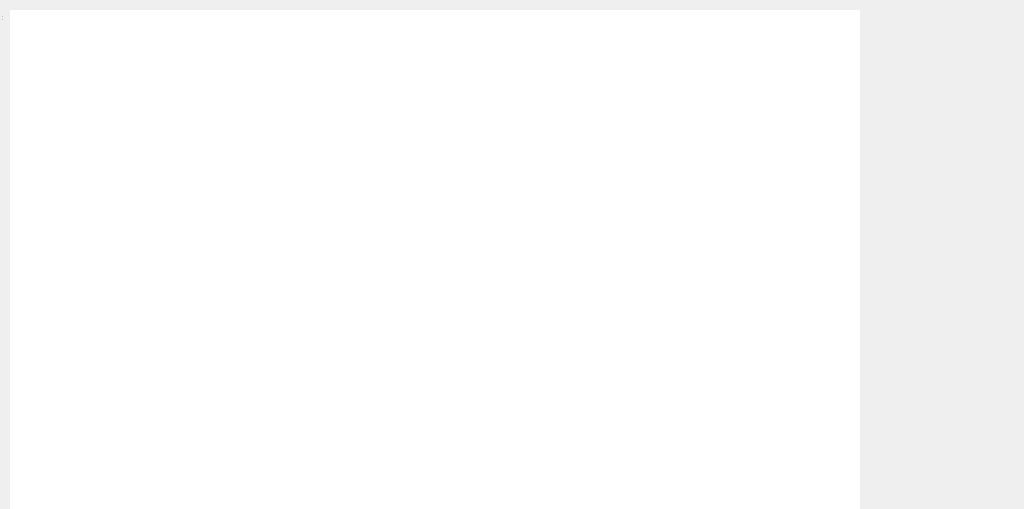
<?xml version="1.0" encoding="UTF-8"?>
<ui version="4.0">
 <class>FeedPage</class>
 <widget class="QWidget" name="FeedPage">
  <property name="geometry">
   <rect>
    <x>0</x>
    <y>0</y>
    <width>1024</width>
    <height>509</height>
   </rect>
  </property>
  <property name="windowTitle">
   <string>FeedPage</string>
  </property>
  <widget class="QWidget" name="centralWidget" native="true">
   <property name="geometry">
    <rect>
     <x>0</x>
     <y>0</y>
     <width>1024</width>
     <height>509</height>
    </rect>
   </property>
   <widget class="QTextBrowser" name="textBrowser">
    <property name="geometry">
     <rect>
      <x>10</x>
      <y>10</y>
      <width>850</width>
      <height>509</height>
     </rect>
    </property>
    <property name="maximumSize">
     <size>
      <width>16777215</width>
      <height>16777215</height>
     </size>
    </property>
    <property name="autoFillBackground">
     <bool>false</bool>
    </property>
    <property name="frameShape">
     <enum>QFrame::NoFrame</enum>
    </property>
    <property name="frameShadow">
     <enum>QFrame::Plain</enum>
    </property>
    <property name="html">
     <string>&lt;!DOCTYPE HTML PUBLIC &quot;-//W3C//DTD HTML 4.0//EN&quot; &quot;http://www.w3.org/TR/REC-html40/strict.dtd&quot;&gt;
&lt;html&gt;&lt;head&gt;&lt;meta name=&quot;qrichtext&quot; content=&quot;1&quot; /&gt;&lt;style type=&quot;text/css&quot;&gt;
p, li { white-space: pre-wrap; }
&lt;/style&gt;&lt;/head&gt;&lt;body style=&quot; font-family:'Sans Serif'; font-size:9pt; font-weight:400; font-style:normal;&quot;&gt;
&lt;p style=&quot;-qt-paragraph-type:empty; margin-top:0px; margin-bottom:0px; margin-left:0px; margin-right:0px; -qt-block-indent:0; text-indent:0px;&quot;&gt;&lt;br /&gt;&lt;/p&gt;
&lt;p style=&quot;-qt-paragraph-type:empty; margin-top:0px; margin-bottom:0px; margin-left:0px; margin-right:0px; -qt-block-indent:0; text-indent:0px;&quot;&gt;&lt;br /&gt;&lt;/p&gt;&lt;/body&gt;&lt;/html&gt;</string>
    </property>
    <property name="overwriteMode">
     <bool>false</bool>
    </property>
    <property name="openExternalLinks">
     <bool>false</bool>
    </property>
    <property name="openLinks">
     <bool>false</bool>
    </property>
   </widget>
  </widget>
  <widget class="QStatusBar" name="statusBar">
   <property name="geometry">
    <rect>
     <x>0</x>
     <y>0</y>
     <width>3</width>
     <height>22</height>
    </rect>
   </property>
  </widget>
 </widget>
 <layoutdefault spacing="6" margin="11"/>
 <resources/>
 <connections/>
</ui>
